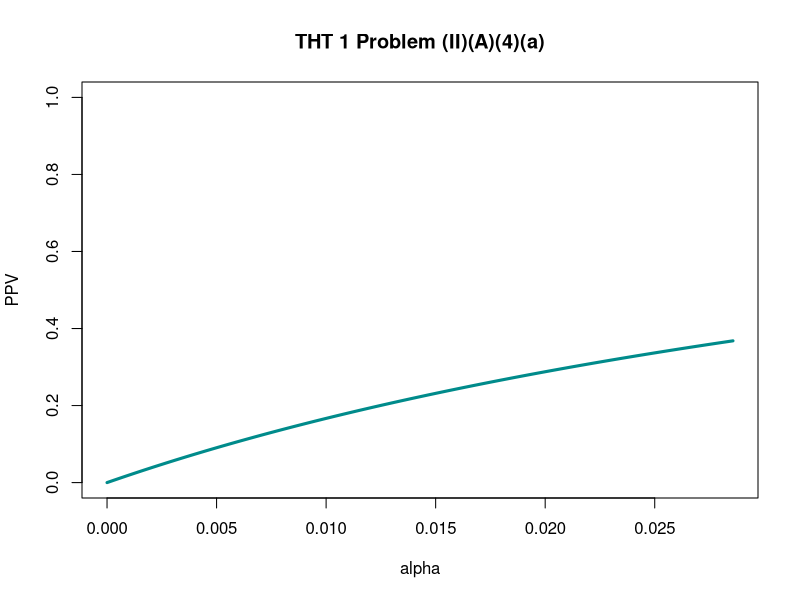
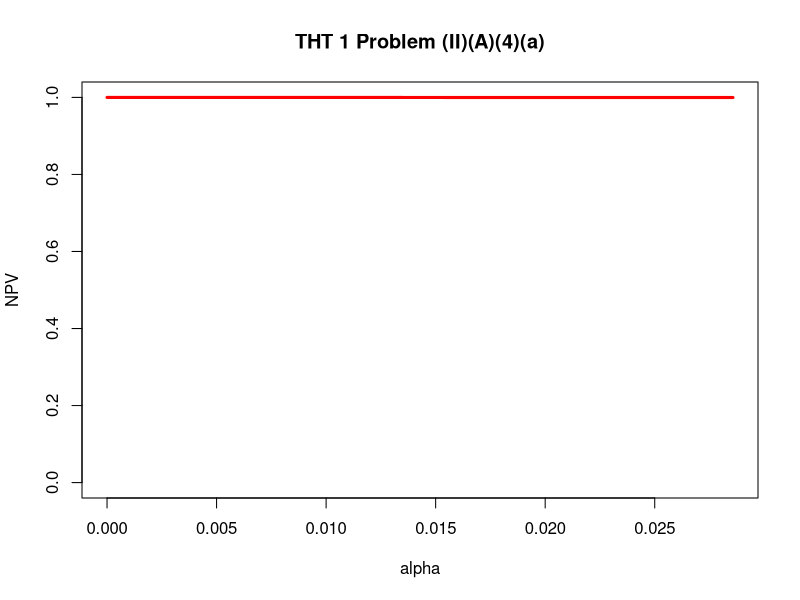

R code for these plots, in order:
#compute for NPV, PPV, FOR, FDR
alpha.star = 1/350

alpha=alpha.star

beta=0.99
gamma=0.95

PPV=function(alpha, beta, gamma){
  result=alpha*beta/(alpha*beta + (1-alpha)*(1-gamma))
  return (result)
}
NPV=function(alpha, beta, gamma){
  result=((1-alpha)*gamma)/(alpha*(1-beta)+(1-alpha)*gamma)
  return (result)
} 
FDR=function(alpha, beta, gamma){
  result=1-PPV(alpha, beta, gamma)
  return (result)
}
FOR=function(alpha, beta, gamma){
  result=1-NPV(alpha, beta, gamma)
  return (result)
}

PPV.E.1=PPV(alpha, beta, gamma)
NPV.E.1=NPV(alpha, beta, gamma)
FDR.E.1=FDR(alpha, beta, gamma)
FOR.E.1=FOR(alpha, beta, gamma)

print(PPV.E.1)
#[1] 0.05368764 first elisa had crap positive predictive value
#because the specificity is so low

print(NPV.E.1)
#[1] 0.9999698 really high

print(FDR.E.1)
#[1] 0.9463124

print(FOR.E.1)
#[1] 3.016045e-05

# (4) Plot the PPV and NPV for problem (4)(a)
alpha.grid = seq(0, 10 * alpha.star, length=1000)
plot(alpha.grid, PPV(alpha.grid, beta, gamma),
     type='l', lwd=3, col='darkcyan', xlab='alpha',
     ylab='PPV', main='THT 1 Problem (II)(A)(4)(a)', ylim=c(0,1))

alpha.grid = seq(0, 10 * alpha.star, length=1000)
plot(alpha.grid, NPV(alpha.grid, beta, gamma),
     type='l', lwd=3, col='red', xlab='alpha',
     ylab='NPV', main='THT 1 Problem (II)(A)(4)(a)',ylim=c(0,1))
